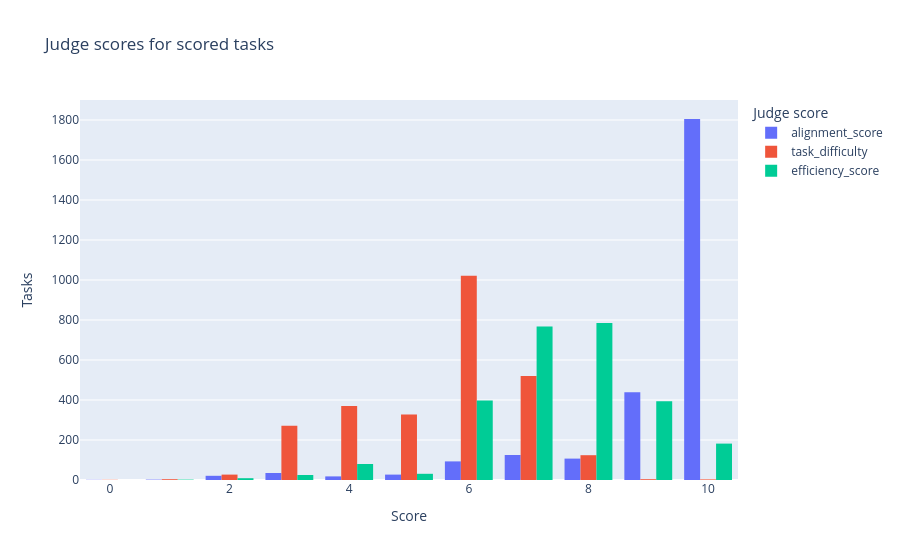

Source (notebook cell):
### Code cell
px.histogram(
    tasks.filter(pl.col("scored"))
    .unpivot(
        ["alignment_score", "efficiency_score", "task_difficulty"],
        index="task_id",
        variable_name="score",
    )
    .sort("value"),
    x="value",
    color="score",
    barmode="group",
    labels={"value": "Score", "score": "Judge score"},
    title="Judge scores for scored tasks",
).update_yaxes(title_text="Tasks")

### Figure 1 — Plotly figure (JSON) as saved in the notebook; plotly's stock layout.template omitted (floating-point values rounded to 4 significant figures; data arrays with more than 128 entries replaced by an {"elided": "..."} marker saying what was removed)
{"data": [{"alignmentgroup": "True", "bingroup": "x", "hovertemplate": "Judge score=alignment_score<br>Score=%{x}<br>count=%{y}<extra></extra>", "legendgroup": "alignment_score", "marker": {"color": "#636efa", "pattern": {"shape": ""}}, "name": "alignment_score", "offsetgroup": "alignment_score", "orientation": "v", "showlegend": true, "type": "histogram", "x": {"elided": "2673 int values"}, "xaxis": "x", "yaxis": "y"}, {"alignmentgroup": "True", "bingroup": "x", "hovertemplate": "Judge score=task_difficulty<br>Score=%{x}<br>count=%{y}<extra></extra>", "legendgroup": "task_difficulty", "marker": {"color": "#EF553B", "pattern": {"shape": ""}}, "name": "task_difficulty", "offsetgroup": "task_difficulty", "orientation": "v", "showlegend": true, "type": "histogram", "x": {"elided": "2673 int values"}, "xaxis": "x", "yaxis": "y"}, {"alignmentgroup": "True", "bingroup": "x", "hovertemplate": "Judge score=efficiency_score<br>Score=%{x}<br>count=%{y}<extra></extra>", "legendgroup": "efficiency_score", "marker": {"color": "#00cc96", "pattern": {"shape": ""}}, "name": "efficiency_score", "offsetgroup": "efficiency_score", "orientation": "v", "showlegend": true, "type": "histogram", "x": {"elided": "2673 int values"}, "xaxis": "x", "yaxis": "y"}], "layout": {"barmode": "group", "legend": {"title": {"text": "Judge score"}, "tracegroupgap": 0}, "title": {"text": "Judge scores for scored tasks"}, "xaxis": {"anchor": "y", "domain": [0.0, 1.0], "title": {"text": "Score"}}, "yaxis": {"anchor": "x", "domain": [0.0, 1.0], "title": {"text": "Tasks"}}}}
